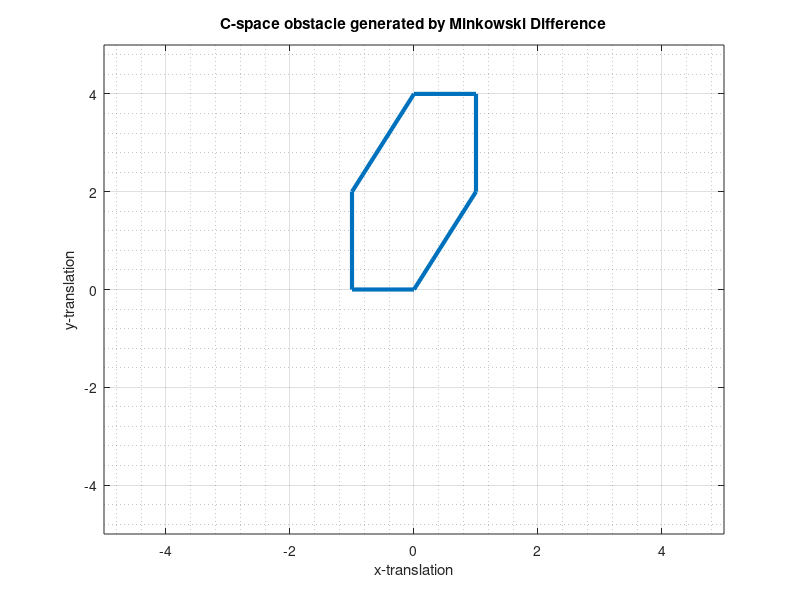
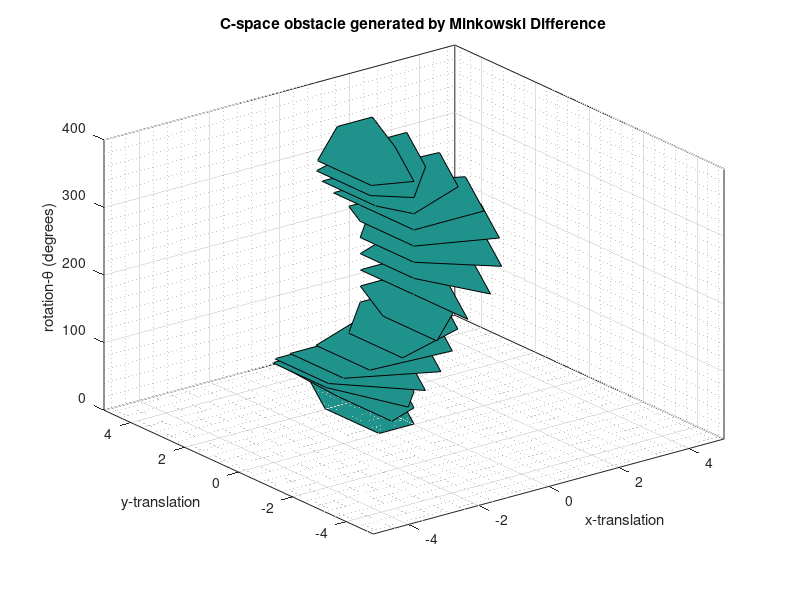

These figures' MATLAB source, in order:
%% Housekeeping
clear all
close all
clc

%% Problem 5a)
% Load path from csv
mat = csvread('c_obstacle.csv');

% Plot cobstacle in cspace
plot([mat(:,1);mat(1,1)],[mat(:,2);mat(1,2)],'Linewidth',3)
grid on
grid minor
xlim([-5 5])
ylim([-5 5])
xlabel('x-translation')
ylabel('y-translation')
title('C-space obstacle generated by Minkowski Difference')

fprintf("The vertices of the cspace obstacle are: \n");
fprintf("(%f.ff,%f,ff),(%f.ff,%f,ff),(%f.ff,%f,ff)", mat(1,1),mat(1,2),mat(2,1),mat(2,2),mat(3,1),mat(3,2));

%% Problem 5b)
figure
mat1 = csvread('c_obstacle_rot.csv');
size_obs = (length(mat1)-1)/mat1(end,1);
num_angles = mat1(end,1);
mat1 = mat1(1:end-1,:);

% Plot cobstacle in cspace
X = reshape(mat1(:,1),size_obs,length(mat1)/size_obs);
Y = reshape(mat1(:,2),size_obs,length(mat1)/size_obs);
Z = repmat(linspace(1,360,length(mat1)/size_obs),[size_obs,1]);
fill3(X,Y,Z,1)

grid on
grid minor
xlim([-5 5])
ylim([-5 5])
xlabel('x-translation')
ylabel('y-translation')
zlabel('rotation-\theta (degrees)')
title('C-space obstacle generated by Minkowski Difference')